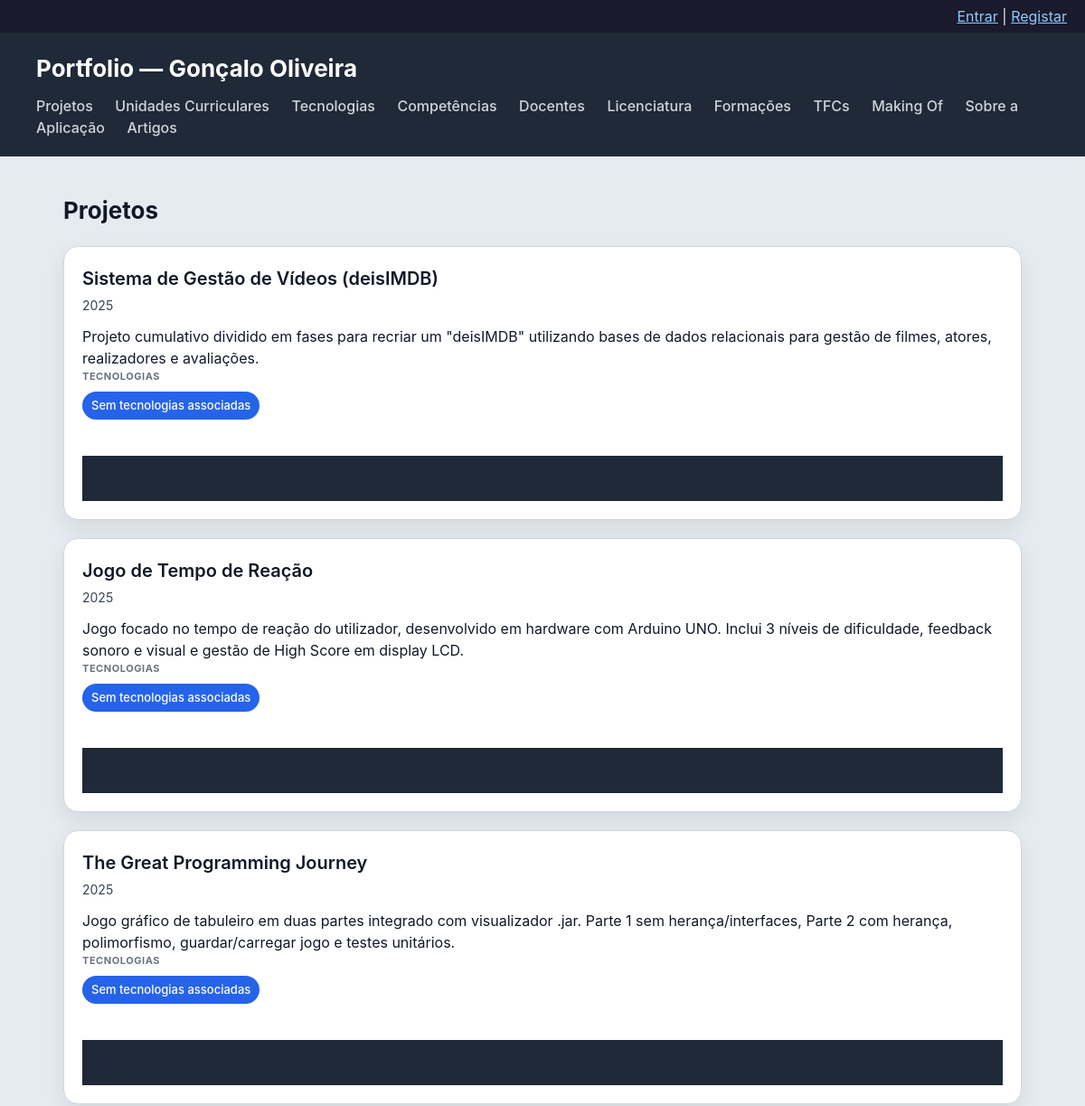
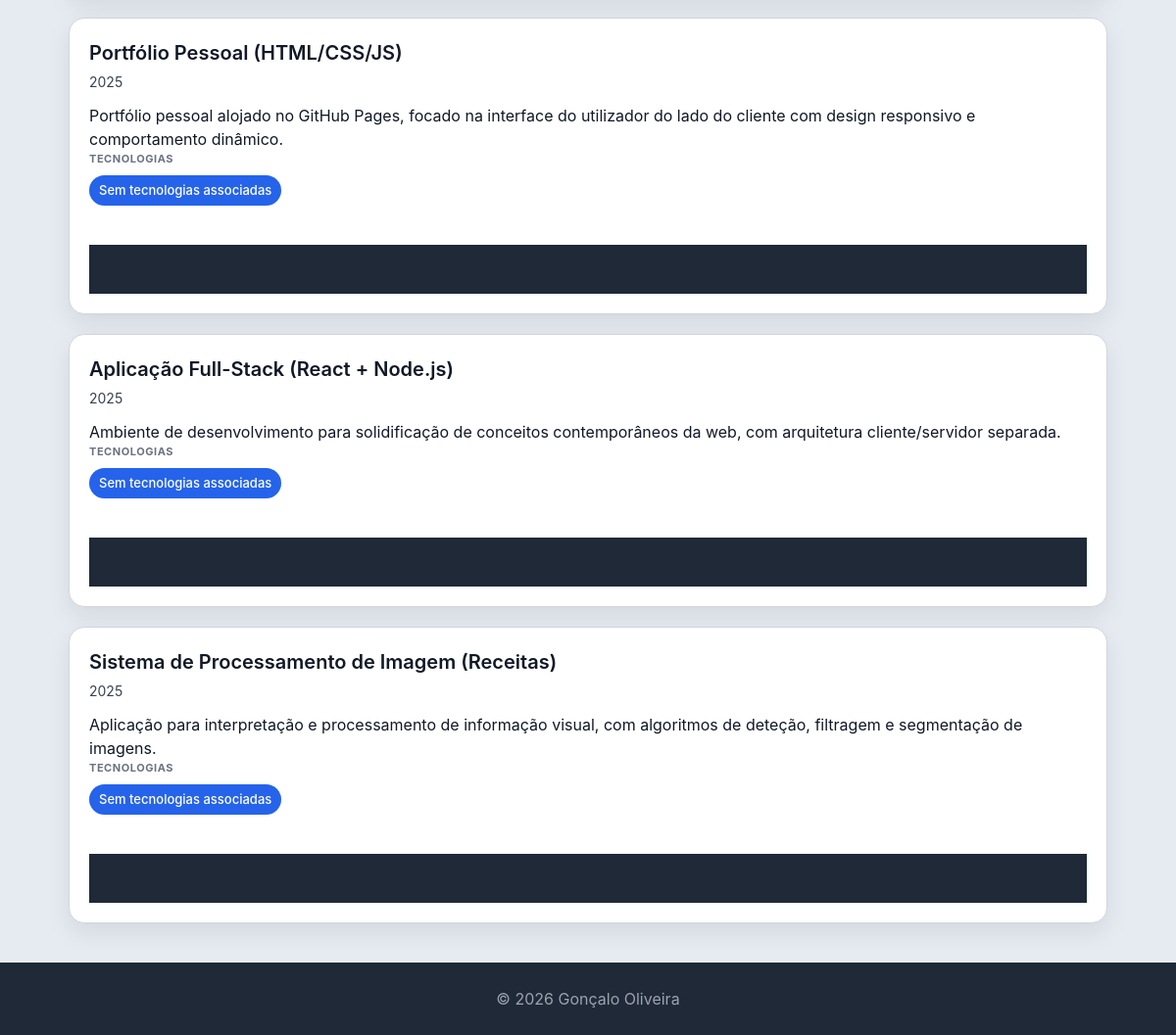
Page /portfolio/projetos/ on the committed database (2 pictures, top to bottom).
### portfolio/models.py (models this page shows, shortened)
class Projeto(models.Model):
    nome = models.CharField(max_length=200)
    descricao = models.TextField()
    ano = models.IntegerField()
    imagem = models.ImageField(upload_to='projetos/', blank=True, null=True)
    video_url = models.URLField(blank=True)
    repositorio_github = models.URLField(blank=True)
    link_deploy = models.URLField(blank=True)
    conceitos_aplicados = models.TextField(blank=True)
    competencias_adquiridas = models.TextField(blank=True)
    colaboradores = models.CharField(max_length=300, blank=True)
    unidade_curricular = models.ForeignKey(
        UnidadeCurricular, on_delete=models.SET_NULL,
        null=True, blank=True, related_name='projetos'
    )
    tecnologias = models.ManyToManyField(
        Tecnologia, blank=True, related_name='projetos'
    )

### portfolio/views.py (the view)
# urls.py: path('projetos/', views.projetos_view, name='projetos'),
def projetos_view(request):
    projetos = Projeto.objects.select_related('unidade_curricular').prefetch_related('tecnologias').all()
    return render(request, 'portfolio/projetos.html', {'projetos': projetos})

### accounts/context_processors.py (called while the page is built)
def user_groups(request):
    is_gestor = False
    is_autor = False
    if request.user.is_authenticated:
        grupos = request.user.groups.values_list('name', flat=True)
        is_gestor = 'gestor-portfolio' in grupos
        is_autor = 'autores' in grupos
    return {
        'is_gestor_portfolio': is_gestor,
        'is_autor': is_autor,
    }

### portfolio/templates/portfolio/projetos.html (shortened to what this page needs)
{% extends "portfolio/base.html" %}
{% block content %}
<h2>Projetos</h2>
<section>
    {% for projeto in projetos %}
    <article>
        <header>
            <h3>{{ projeto.nome }}</h3>
            <p>{{ projeto.ano }}</p>
        </header>
        <section>
            <p>{{ projeto.descricao }}</p>
            <h4>Tecnologias</h4>
            <ul>
                {% for tec in projeto.tecnologias.all %}
                    <li>{{ tec.nome }}</li>
                {% empty %}
                    <li>Sem tecnologias associadas</li>
                {% endfor %}
            </ul>
        </section>
        <footer>
        </footer>
    </article>
    {% endfor %}
</section>
{% endblock %}

### curso/static/escola/styles.css (style rules this page uses)
* { box-sizing: border-box; margin: 0; padding: 0; }
body { font-family: "Inter", "Segoe UI", system-ui, -apple-system, sans-serif; background: #e6ebf2; color: #111827; line-height: 1.5; }
h2 { margin-bottom: 20px; font-size: 26px; }
section > article { background: white; padding: 20px; border-radius: 16px; border: 1px solid #d1d5db; box-shadow: 0 10px 25px rgba(0,0,0,0.08); transition: all 0.25s ease; margin-bottom: 20px; }
article > header { margin-bottom: 12px; }
article > header > h3 { font-size: 20px; font-weight: 600; margin-bottom: 4px; }
article > header > p { font-size: 14px; color: #374151; }
article > section { margin-top: 10px; }
article > section > h4 { font-size: 11px; text-transform: uppercase; color: #6b7280; margin-bottom: 8px; letter-spacing: 0.05em; }
article > section > ul { list-style: none; display: flex; flex-wrap: wrap; gap: 8px; }
article > section > ul > li { background: #2563eb; color: white; padding: 6px 10px; border-radius: 999px; font-size: 13px; font-weight: 500; }
footer { text-align: center; padding: 25px; background: #1f2937; color: #9ca3af; margin-top: 40px; }

### rows in the picture
Projeto: nome "Sistema de Gestão de Vídeos (deisIMDB)", ano "2025", descricao "Projeto cumulativo dividido em fases para recriar um \"deisIMDB\" utilizando bases de dados relacionais para gestão de filmes, atores, realizadores e avaliações."
Projeto: nome "Jogo de Tempo de Reação", ano "2025", descricao "Jogo focado no tempo de reação do utilizador, desenvolvido em hardware com Arduino UNO. Inclui 3 níveis de dificuldade, feedback sonoro e visual e gestão de High Score em display LCD."
Projeto: nome "The Great Programming Journey", ano "2025", descricao "Jogo gráfico de tabuleiro em duas partes integrado com visualizador .jar. Parte 1 sem herança/interfaces, Parte 2 com herança, polimorfismo, guardar/carregar jogo e testes unitários."
Projeto: nome "Portfólio Pessoal (HTML/CSS/JS)", ano "2025", descricao "Portfólio pessoal alojado no GitHub Pages, focado na interface do utilizador do lado do cliente com design responsivo e comportamento dinâmico."
Projeto: nome "Aplicação Full-Stack (React + Node.js)", ano "2025", descricao "Ambiente de desenvolvimento para solidificação de conceitos contemporâneos da web, com arquitetura cliente/servidor separada."
Projeto: nome "Sistema de Processamento de Imagem (Receitas)", ano "2025", descricao "Aplicação para interpretação e processamento de informação visual, com algoritmos de deteção, filtragem e segmentação de imagens."
